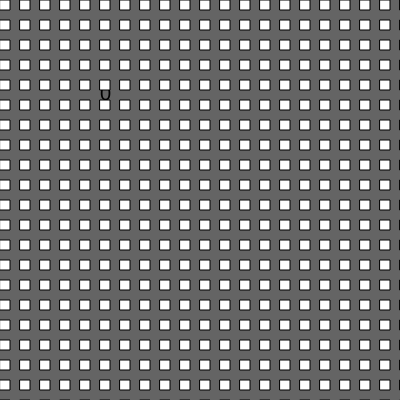
Frame 1 (no input)
Frame 60 (no input): identical to frame 1, image omitted
Frame 120 (the mouse pressed at the canvas centre since frame 60): identical to frame 1, image omitted

The p5.js sketch that drew this single still picture (run headless with seeded random() and noise() and a simulated clock; from frame 60 on, the mouse is pressed at the canvas centre):

// p5.js sketch
// ── sketch.js
let state = 0;

function setup() {
  createCanvas(400, 400);
}

function draw() {

  background(100);

  switch (state) {

    case 0:
      textSize(20);
      text("0", 100, 100);

    for (let j = 0; j < 100; j++) {
      for (let i = 0; i < 100; i++) {
        rect(i*20, j*20, 10, 10);
      }
    }
      break;

    case 1:
      background("green");
      textSize(20);
      text("1", 100, 100);

      for (let j = 0; j < 100; j++) {
        for (let i = 0; i < 100; i++) {
          ellipse(i*20, j*20, 10, 10);
        }
      }
      break;

    case 2:
      fill("yellow")
      textSize(20);
      text("2", 100, 100);

      for (let j = 0; j < 100; j++) {
        for (let i = 0; i < 100; i++) {
          rect(i*10, j*10, 20, 20);
        }
      }
      break;

    case 3:
      fill("red")
      textSize(20);
      text("3", 100, 100);

      for (let j = 0; j < 100; j++) {
        for (let i = 0; i < 100; i++) {
          ellipse(i*10, j*10, 20, 20);
        }
      }
      break;

    case 4:
      background("blue")
      textSize(20);
      text("4", 100, 100);

      for (let j = 0; j < 100; j++) {
        for (let i = 0; i < 100; i++) {
          quad(i*20, j*20, 10, 10);
        }
      }
      break;
  }
}

function mouseReleased() {
  state++;
  if (state > 4) state = 0;

}
